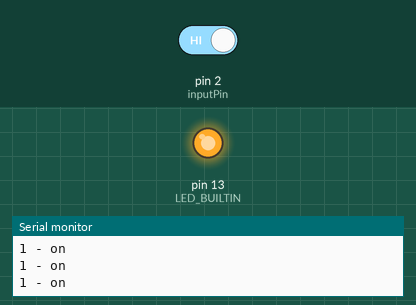
Recording of a sketch running on a simulated Arduino Uno, built with avr-gcc and run on an emulated ATmega328P. On the bench: output pins drawn as LEDs (lit = HIGH), the last lines printed to the serial monitor. Inputs (shaded band) come from the test bench; at power-on: pin 2 (inputPin) HIGH.

Above: at 1.3 s.
1.4 s: pin 2 (inputPin) driven LOW
At 2.6 s:
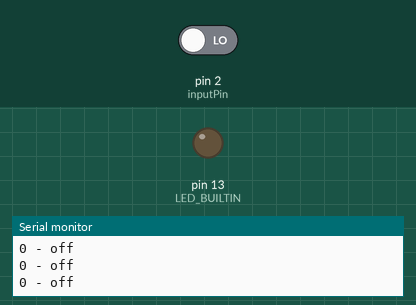
3.0 s: pin 2 (inputPin) driven HIGH
At 3.8 s:
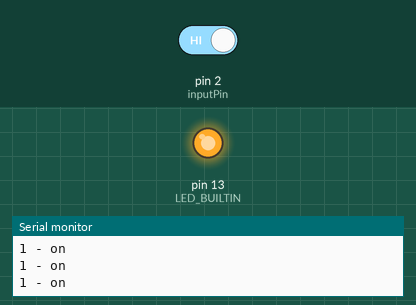
Timing chart, 0 to 6.0 s (numbered marks = the images above; inputs shaded):
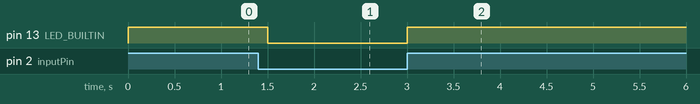

Measured:
- after the input at 1.4 s, pin 13 (LED_BUILTIN): HIGH → LOW after 0.10 s
- after the input at 3.0 s, pin 13 (LED_BUILTIN): LOW → HIGH at once

The sketch:

12_digital_input_loose.ino
```cpp
const int inputPin = 2;

void setup()
{
    pinMode(inputPin, INPUT);

    pinMode(LED_BUILTIN, OUTPUT);
    digitalWrite(LED_BUILTIN, LOW);

    Serial.begin(9600);
    Serial.println();
}

void loop() {
    int reading = digitalRead(inputPin);
    Serial.print(reading);

    if (reading == LOW) {
        Serial.println(" - off");
        digitalWrite(LED_BUILTIN, LOW);
    } else {
        Serial.println(" - on");
        digitalWrite(LED_BUILTIN, HIGH);
    }

    delay(250);
}
```
